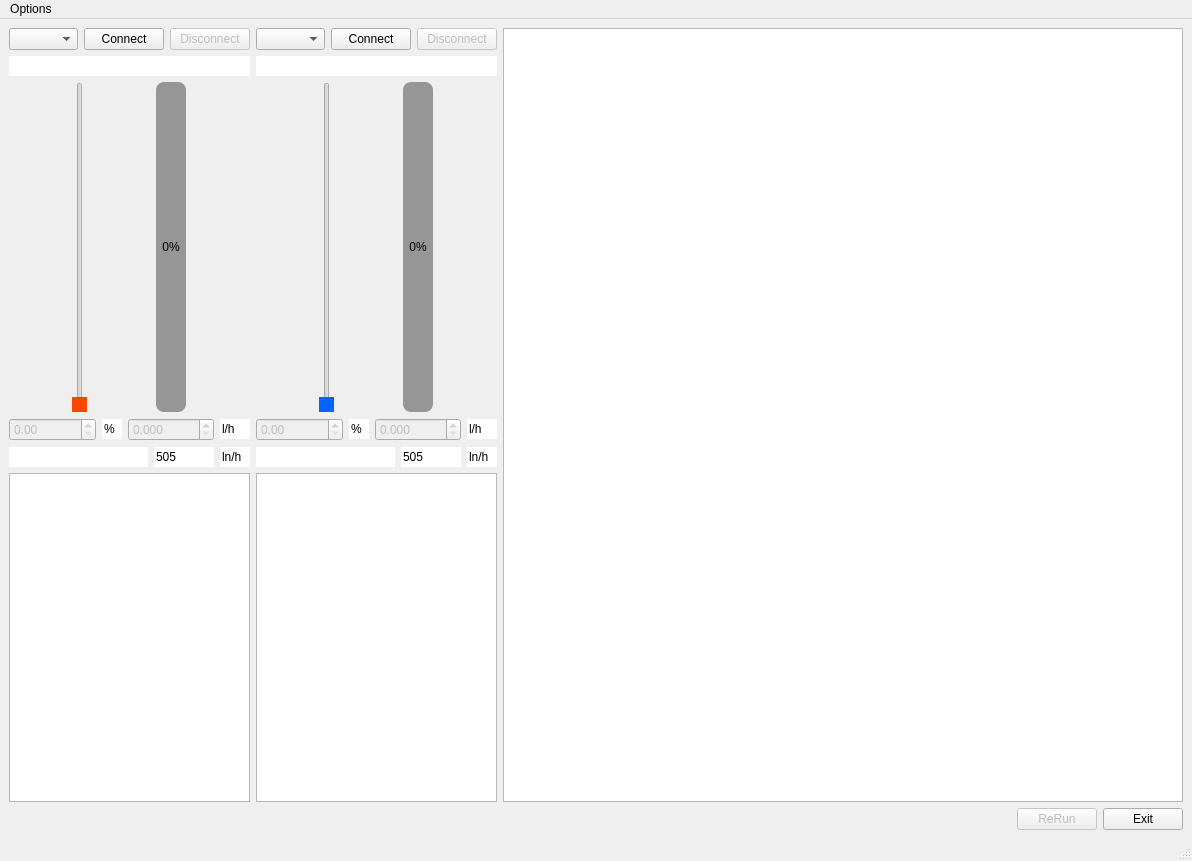
<?xml version="1.0" encoding="UTF-8"?>
<ui version="4.0">
 <class>MainWindow</class>
 <widget class="QMainWindow" name="MainWindow">
  <property name="geometry">
   <rect>
    <x>0</x>
    <y>0</y>
    <width>1192</width>
    <height>861</height>
   </rect>
  </property>
  <property name="windowTitle">
   <string>MainWindow</string>
  </property>
  <widget class="QWidget" name="centralwidget">
   <layout class="QGridLayout" name="gridLayout">
    <item row="0" column="0">
     <layout class="QVBoxLayout" name="verticalLayout_3">
      <item>
       <layout class="QHBoxLayout" name="horizontalLayout_15" stretch="1,6">
        <item>
         <layout class="QHBoxLayout" name="horizontalLayout_14">
          <item>
           <layout class="QVBoxLayout" name="verticalLayout_2">
            <item>
             <layout class="QHBoxLayout" name="horizontalLayout">
              <item>
               <widget class="QComboBox" name="comboBox">
                <property name="minimumSize">
                 <size>
                  <width>69</width>
                  <height>0</height>
                 </size>
                </property>
               </widget>
              </item>
              <item>
               <widget class="QPushButton" name="pushButton_Start_1">
                <property name="text">
                 <string>Connect</string>
                </property>
               </widget>
              </item>
              <item>
               <widget class="QPushButton" name="pushButton_stop_1">
                <property name="enabled">
                 <bool>false</bool>
                </property>
                <property name="text">
                 <string>Disconnect</string>
                </property>
               </widget>
              </item>
             </layout>
            </item>
            <item>
             <widget class="QLineEdit" name="lineEdit_gas_1">
              <property name="frame">
               <bool>false</bool>
              </property>
              <property name="readOnly">
               <bool>true</bool>
              </property>
             </widget>
            </item>
            <item>
             <layout class="QHBoxLayout" name="horizontalLayout_6">
              <item>
               <widget class="QSlider" name="verticalSlider_1">
                <property name="enabled">
                 <bool>false</bool>
                </property>
                <property name="contextMenuPolicy">
                 <enum>Qt::PreventContextMenu</enum>
                </property>
                <property name="styleSheet">
                 <string notr="true">QSlider::handle:vertical
 {
    height: 10px;
    background: rgb(255, 69, 0);
    margin: 0 -4px; /* expand outside the groove */
}
</string>
                </property>
                <property name="maximum">
                 <number>32000</number>
                </property>
                <property name="value">
                 <number>0</number>
                </property>
                <property name="sliderPosition">
                 <number>0</number>
                </property>
                <property name="tracking">
                 <bool>false</bool>
                </property>
                <property name="orientation">
                 <enum>Qt::Vertical</enum>
                </property>
                <property name="tickPosition">
                 <enum>QSlider::NoTicks</enum>
                </property>
                <property name="tickInterval">
                 <number>0</number>
                </property>
               </widget>
              </item>
              <item>
               <widget class="QProgressBar" name="progressBar_1">
                <property name="minimumSize">
                 <size>
                  <width>30</width>
                  <height>0</height>
                 </size>
                </property>
                <property name="styleSheet">
                 <string notr="true">QProgressBar
{
	border-radius : 8px;
	background-color: rgb(150, 150, 150);
}

QProgressBar::chunk
{
	border-radius : 8px;
	background-color: rgb(255, 69, 0);
}</string>
                </property>
                <property name="value">
                 <number>0</number>
                </property>
                <property name="alignment">
                 <set>Qt::AlignCenter</set>
                </property>
                <property name="textVisible">
                 <bool>true</bool>
                </property>
                <property name="orientation">
                 <enum>Qt::Vertical</enum>
                </property>
                <property name="invertedAppearance">
                 <bool>false</bool>
                </property>
                <property name="textDirection">
                 <enum>QProgressBar::TopToBottom</enum>
                </property>
                <property name="format">
                 <string>%p%</string>
                </property>
               </widget>
              </item>
             </layout>
            </item>
            <item>
             <layout class="QHBoxLayout" name="horizontalLayout_8">
              <item>
               <widget class="QDoubleSpinBox" name="doubleSpinBox_persent_1">
                <property name="enabled">
                 <bool>false</bool>
                </property>
                <property name="decimals">
                 <number>2</number>
                </property>
                <property name="maximum">
                 <double>100.000000000000000</double>
                </property>
                <property name="singleStep">
                 <double>0.100000000000000</double>
                </property>
               </widget>
              </item>
              <item>
               <widget class="QLineEdit" name="lineEdit_persent_1">
                <property name="enabled">
                 <bool>true</bool>
                </property>
                <property name="maximumSize">
                 <size>
                  <width>20</width>
                  <height>16777215</height>
                 </size>
                </property>
                <property name="text">
                 <string>%</string>
                </property>
                <property name="maxLength">
                 <number>10</number>
                </property>
                <property name="frame">
                 <bool>false</bool>
                </property>
                <property name="readOnly">
                 <bool>true</bool>
                </property>
               </widget>
              </item>
              <item>
               <widget class="QDoubleSpinBox" name="doubleSpinBox_value_1">
                <property name="enabled">
                 <bool>false</bool>
                </property>
                <property name="decimals">
                 <number>3</number>
                </property>
                <property name="singleStep">
                 <double>0.100000000000000</double>
                </property>
               </widget>
              </item>
              <item>
               <widget class="QLineEdit" name="lineEdit_value_ln_h_1">
                <property name="enabled">
                 <bool>true</bool>
                </property>
                <property name="maximumSize">
                 <size>
                  <width>30</width>
                  <height>16777215</height>
                 </size>
                </property>
                <property name="text">
                 <string>l/h</string>
                </property>
                <property name="frame">
                 <bool>false</bool>
                </property>
                <property name="readOnly">
                 <bool>true</bool>
                </property>
               </widget>
              </item>
             </layout>
            </item>
            <item>
             <layout class="QHBoxLayout" name="horizontalLayout_12">
              <item>
               <widget class="QLineEdit" name="lineEdit_temperature_1">
                <property name="enabled">
                 <bool>true</bool>
                </property>
                <property name="frame">
                 <bool>false</bool>
                </property>
                <property name="readOnly">
                 <bool>true</bool>
                </property>
               </widget>
              </item>
              <item>
               <widget class="QLineEdit" name="lineEdit_value_1">
                <property name="enabled">
                 <bool>true</bool>
                </property>
                <property name="sizePolicy">
                 <sizepolicy hsizetype="Expanding" vsizetype="Fixed">
                  <horstretch>0</horstretch>
                  <verstretch>0</verstretch>
                 </sizepolicy>
                </property>
                <property name="maximumSize">
                 <size>
                  <width>60</width>
                  <height>16777215</height>
                 </size>
                </property>
                <property name="text">
                 <string>505</string>
                </property>
                <property name="frame">
                 <bool>false</bool>
                </property>
                <property name="readOnly">
                 <bool>true</bool>
                </property>
               </widget>
              </item>
              <item>
               <widget class="QLineEdit" name="lineEdit_value_ln_h_3">
                <property name="enabled">
                 <bool>true</bool>
                </property>
                <property name="maximumSize">
                 <size>
                  <width>30</width>
                  <height>16777215</height>
                 </size>
                </property>
                <property name="text">
                 <string>ln/h</string>
                </property>
                <property name="frame">
                 <bool>false</bool>
                </property>
                <property name="readOnly">
                 <bool>true</bool>
                </property>
               </widget>
              </item>
             </layout>
            </item>
            <item>
             <widget class="QTextEdit" name="textEdit_1"/>
            </item>
           </layout>
          </item>
          <item>
           <layout class="QVBoxLayout" name="verticalLayout">
            <item>
             <layout class="QHBoxLayout" name="horizontalLayout_3">
              <item>
               <widget class="QComboBox" name="comboBox_2">
                <property name="sizePolicy">
                 <sizepolicy hsizetype="Preferred" vsizetype="Fixed">
                  <horstretch>0</horstretch>
                  <verstretch>0</verstretch>
                 </sizepolicy>
                </property>
                <property name="minimumSize">
                 <size>
                  <width>69</width>
                  <height>0</height>
                 </size>
                </property>
                <property name="currentText">
                 <string/>
                </property>
               </widget>
              </item>
              <item>
               <widget class="QPushButton" name="pushButton_Start_2">
                <property name="text">
                 <string>Connect</string>
                </property>
               </widget>
              </item>
              <item>
               <widget class="QPushButton" name="pushButton_stop_2">
                <property name="enabled">
                 <bool>false</bool>
                </property>
                <property name="text">
                 <string>Disconnect</string>
                </property>
               </widget>
              </item>
             </layout>
            </item>
            <item>
             <widget class="QLineEdit" name="lineEdit_gas_2">
              <property name="frame">
               <bool>false</bool>
              </property>
              <property name="readOnly">
               <bool>true</bool>
              </property>
             </widget>
            </item>
            <item>
             <layout class="QHBoxLayout" name="horizontalLayout_7">
              <item>
               <widget class="QSlider" name="verticalSlider_2">
                <property name="enabled">
                 <bool>false</bool>
                </property>
                <property name="styleSheet">
                 <string notr="true">QSlider::handle:vertical
 {
    height: 10px;
    background: rgb(0, 102, 255);
    margin: 0 -4px; /* expand outside the groove */
}
</string>
                </property>
                <property name="maximum">
                 <number>32000</number>
                </property>
                <property name="value">
                 <number>0</number>
                </property>
                <property name="tracking">
                 <bool>false</bool>
                </property>
                <property name="orientation">
                 <enum>Qt::Vertical</enum>
                </property>
               </widget>
              </item>
              <item>
               <widget class="QProgressBar" name="progressBar_2">
                <property name="minimumSize">
                 <size>
                  <width>30</width>
                  <height>0</height>
                 </size>
                </property>
                <property name="styleSheet">
                 <string notr="true">QProgressBar
{
	border-radius : 8px;
	background-color: rgb(150, 150, 150);
}

QProgressBar::chunk
{
	border-radius : 8px;
	background-color: rgb(0, 102, 255);
}
</string>
                </property>
                <property name="value">
                 <number>0</number>
                </property>
                <property name="alignment">
                 <set>Qt::AlignCenter</set>
                </property>
                <property name="textVisible">
                 <bool>true</bool>
                </property>
                <property name="orientation">
                 <enum>Qt::Vertical</enum>
                </property>
                <property name="invertedAppearance">
                 <bool>false</bool>
                </property>
                <property name="textDirection">
                 <enum>QProgressBar::TopToBottom</enum>
                </property>
                <property name="format">
                 <string>%p%</string>
                </property>
               </widget>
              </item>
             </layout>
            </item>
            <item>
             <layout class="QHBoxLayout" name="horizontalLayout_9">
              <item>
               <widget class="QDoubleSpinBox" name="doubleSpinBox_persent_2">
                <property name="enabled">
                 <bool>false</bool>
                </property>
                <property name="decimals">
                 <number>2</number>
                </property>
                <property name="maximum">
                 <double>100.000000000000000</double>
                </property>
                <property name="singleStep">
                 <double>0.100000000000000</double>
                </property>
               </widget>
              </item>
              <item>
               <widget class="QLineEdit" name="lineEdit_persent_2">
                <property name="maximumSize">
                 <size>
                  <width>20</width>
                  <height>16777215</height>
                 </size>
                </property>
                <property name="text">
                 <string>%</string>
                </property>
                <property name="maxLength">
                 <number>10</number>
                </property>
                <property name="frame">
                 <bool>false</bool>
                </property>
                <property name="readOnly">
                 <bool>true</bool>
                </property>
               </widget>
              </item>
              <item>
               <widget class="QDoubleSpinBox" name="doubleSpinBox_value_2">
                <property name="enabled">
                 <bool>false</bool>
                </property>
                <property name="decimals">
                 <number>3</number>
                </property>
                <property name="singleStep">
                 <double>0.100000000000000</double>
                </property>
               </widget>
              </item>
              <item>
               <widget class="QLineEdit" name="lineEdit_value_ln_h_2">
                <property name="maximumSize">
                 <size>
                  <width>30</width>
                  <height>16777215</height>
                 </size>
                </property>
                <property name="text">
                 <string>l/h</string>
                </property>
                <property name="frame">
                 <bool>false</bool>
                </property>
                <property name="readOnly">
                 <bool>true</bool>
                </property>
               </widget>
              </item>
             </layout>
            </item>
            <item>
             <layout class="QHBoxLayout" name="horizontalLayout_13">
              <item>
               <widget class="QLineEdit" name="lineEdit_temperature_2">
                <property name="frame">
                 <bool>false</bool>
                </property>
                <property name="readOnly">
                 <bool>true</bool>
                </property>
               </widget>
              </item>
              <item>
               <widget class="QLineEdit" name="lineEdit_value_2">
                <property name="maximumSize">
                 <size>
                  <width>60</width>
                  <height>16777215</height>
                 </size>
                </property>
                <property name="text">
                 <string>505</string>
                </property>
                <property name="frame">
                 <bool>false</bool>
                </property>
                <property name="readOnly">
                 <bool>true</bool>
                </property>
               </widget>
              </item>
              <item>
               <widget class="QLineEdit" name="lineEdit_value_ln_h_4">
                <property name="maximumSize">
                 <size>
                  <width>30</width>
                  <height>16777215</height>
                 </size>
                </property>
                <property name="text">
                 <string>ln/h</string>
                </property>
                <property name="frame">
                 <bool>false</bool>
                </property>
                <property name="readOnly">
                 <bool>true</bool>
                </property>
               </widget>
              </item>
             </layout>
            </item>
            <item>
             <widget class="QTextEdit" name="textEdit_2"/>
            </item>
           </layout>
          </item>
         </layout>
        </item>
        <item>
         <layout class="QHBoxLayout" name="horizontalLayout_5">
          <item>
           <widget class="PlotWidget" name="graphicsView_FS_1"/>
          </item>
         </layout>
        </item>
       </layout>
      </item>
      <item>
       <layout class="QHBoxLayout" name="horizontalLayout_2">
        <item>
         <spacer name="horizontalSpacer_2">
          <property name="orientation">
           <enum>Qt::Horizontal</enum>
          </property>
          <property name="sizeHint" stdset="0">
           <size>
            <width>40</width>
            <height>20</height>
           </size>
          </property>
         </spacer>
        </item>
        <item>
         <widget class="QPushButton" name="pushButton_rerun_flow">
          <property name="enabled">
           <bool>false</bool>
          </property>
          <property name="text">
           <string>ReRun</string>
          </property>
         </widget>
        </item>
        <item>
         <widget class="QPushButton" name="pushButton_Close">
          <property name="text">
           <string>Exit</string>
          </property>
         </widget>
        </item>
       </layout>
      </item>
     </layout>
    </item>
   </layout>
  </widget>
  <widget class="QMenuBar" name="menubar">
   <property name="geometry">
    <rect>
     <x>0</x>
     <y>0</y>
     <width>1192</width>
     <height>22</height>
    </rect>
   </property>
   <widget class="QMenu" name="menuFile">
    <property name="title">
     <string>Options </string>
    </property>
    <addaction name="actionFind_com_port"/>
   </widget>
   <addaction name="menuFile"/>
  </widget>
  <widget class="QStatusBar" name="statusbar"/>
  <action name="actionFind_com_port">
   <property name="text">
    <string>Find COM port</string>
   </property>
  </action>
 </widget>
 <customwidgets>
  <customwidget>
   <class>PlotWidget</class>
   <extends>QGraphicsView</extends>
   <header>pyqtgraph</header>
  </customwidget>
 </customwidgets>
 <resources/>
 <connections/>
</ui>
